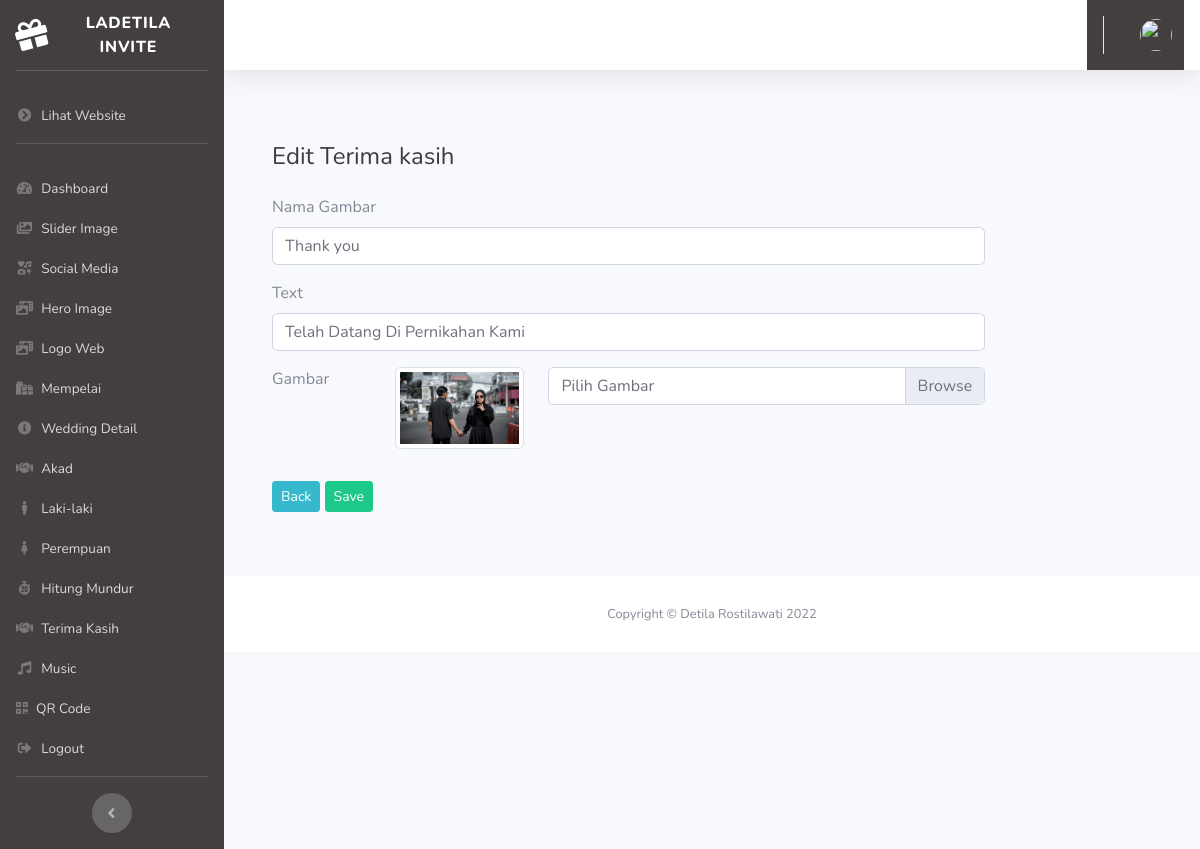
The app's page /admin/edit_thanks/0 with its own data.
### tables this page shows
CREATE TABLE `user_sub_menu` (
  `id` int(11) NOT NULL,
  `title` varchar(128) NOT NULL,
  `url` varchar(128) NOT NULL,
  `icon` varchar(128) NOT NULL
);

CREATE TABLE `banner_utama` (
  `id` int(11) NOT NULL,
  `nama` varchar(255) NOT NULL,
  `link` varchar(255) NOT NULL,
  `image` varchar(255) NOT NULL
);

### application/controllers/Admin.php (called while the page is built, shortened)
<?php
class Admin extends CI_Controller
{
    public function edit_thanks($id)
    {
        $data['title'] = 'Edit Terima kasih';
        $data['user'] = $this->db->get_where('user', ['email' => $this->session->userdata('email')])->row_array();
        $data['banner_utama'] = $this->db->get_where('banner_utama', ['id' => $id])->row_array();
        $this->form_validation->set_rules('nama', 'Nama', 'required');
        $this->form_validation->set_rules('link', 'Link', 'required');
        if ($this->form_validation->run() == false) {
            $this->load->view('templates/header', $data);
            $this->load->view('templates/sidebar', $data);
            $this->load->view('templates/topbar', $data);
            $this->load->view('admin/edit_thanks', $data);
            $this->load->view('templates/footer');
        }
    }
}

### index.php (called while the page is built, shortened)
<?php
require_once BASEPATH.'core/CodeIgniter.php';

### application/views/admin/edit_thanks.php (the view, shortened to what this page needs)
<div class="row">
    <div class="col-lg-10">
        <div class="p-5">
            <div class="text-left">
                <h1 class="h4 text-gray-900 mb-4"><?= $title; ?></h1>
            </div>
            <form method="POST" action="<?= base_url('admin/edit_thanks/') . $banner_utama['id']; ?>" enctype="multipart/form-data">
                <div class="form-group">
                    <label for="nama">Nama Gambar</label>
                    <input type="text" class="form-control form-control-user" id="nama" name="nama" value="<?= $banner_utama['nama']; ?>">
                </div>
                <div class="form-group">
                    <label for="link">Text</label>
                    <input type="text" class="form-control form-control-user" id="link" name="link" value="<?= $banner_utama['link']; ?>">
                </div>
                <div class="form-group row">
                    <div class="col-sm-2">Gambar</div>
                    <div class="col-sm-10">
                        <div class="row">
                            <div class="col-sm-3">
                                <img src="<?= base_url('/wedding-2/images/wedding/wedding-1/thanks/') . $banner_utama['image']; ?>" class="img-thumbnail" alt="">
                            </div>
                            <div class="col-sm-9">
                                <div class="custom-file">
                                    <label class="custom-file-label" for="image">
                                        Pilih Gambar
                                    </label>
                                </div>
                            </div>
                        </div>
                    </div>
                </div>
                <a class="btn btn-sm btn-info text-decoration-none" href="<?= base_url('admin/thanks') ?>">Back</a>
                <button type="submit" class="btn btn-sm btn-success my-3">
                    Save
                </button>
            </form>
        </div>
    </div>
</div>

### application/views/templates/sidebar.php (shortened to what this page needs)
<ul class="navbar-nav sidebar sidebar-dark accordion" id="accordionSidebar">
    <a class="sidebar-brand d-flex align-items-center justify-content-center" href="<?= base_url('auth'); ?>">
        <div class="sidebar-brand-icon rotate-n-15">
            <i class="fas fa-gift"></i>
        </div>
        <div class="sidebar-brand-text mx-3">Ladetila Invite</div>
    </a>
    <hr class="sidebar-divider">
    <li class="nav-item">
        <a class="nav-link" href="<?= base_url() ?>">
            <i class="fas fa-fw fa-chevron-circle-right"></i>
            <span>Lihat Website</span></a>
    </li>
    <hr class="sidebar-divider">
    <?php
    $querySubMenu = "SELECT *
                  FROM user_sub_menu
                  ";
    $subMenu = $this->db->query($querySubMenu)->result_array();
    ?>
    <?php foreach ($subMenu as $sm) : ?>
        <?php if ($title == $sm['title']) : ?>
            <li class="nav-item active">
            <?php else : ?>
            <li class="nav-item">
            <?php endif; ?>
            <a class="nav-link pb-0" href="<?= base_url($sm['url']); ?>">
                <i class="<?= $sm['icon']; ?>"></i>
                <span><?= $sm['title']; ?></span></a>
            </li>
        <?php endforeach; ?>
        <li class="nav-item">
            <a class="nav-link" href="<?= base_url('auth/logout') ?>">
                <i class="fas fa-fw fa-sign-out-alt" data-dismiss="modal"></i>
                <span>Logout</span></a>
        </li>
        <hr class="sidebar-divider">
        <div class="text-center d-none d-md-inline">
            <button class="rounded-circle border-0" id="sidebarToggle"></button>
        </div>
</ul>

### application/views/templates/sidebar.php (style rules this page uses)
ul { background: linear-gradient(to right, #423F3E 0%, #423F3E 0%); }

### records on screen
user_sub_menu: title "Dashboard"
user_sub_menu: title "Slider Image"
user_sub_menu: title "Social Media"
user_sub_menu: title "Hero Image"
user_sub_menu: title "Logo Web"
user_sub_menu: title "Mempelai"
user_sub_menu: title "Wedding Detail"
user_sub_menu: title "Akad"
user_sub_menu: title "Laki-laki"
user_sub_menu: title "Perempuan"
user_sub_menu: title "Hitung Mundur"
user_sub_menu: title "Terima Kasih"
user_sub_menu: title "Music"
user_sub_menu: title "QR Code"
banner_utama: nama "Thank you", link "Telah Datang Di Pernikahan Kami", image (picture)

### other values on screen
$title "Edit Terima kasih"
